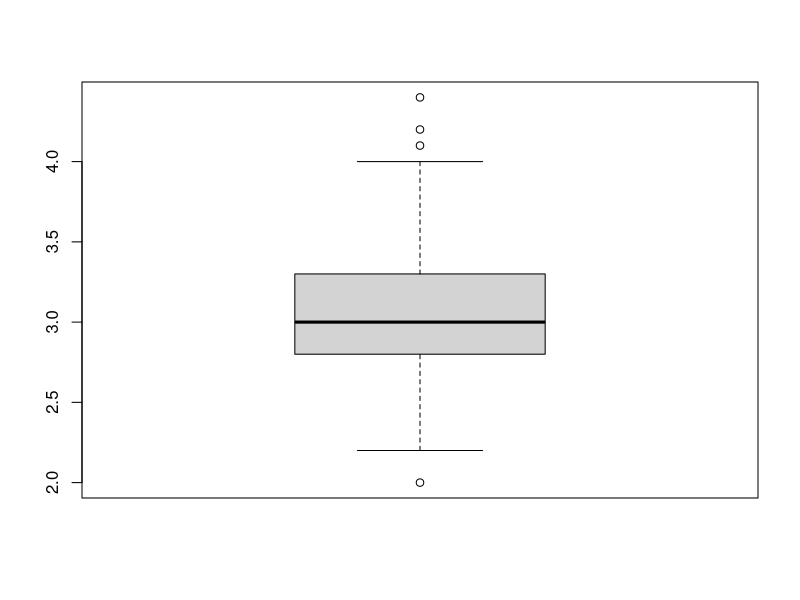
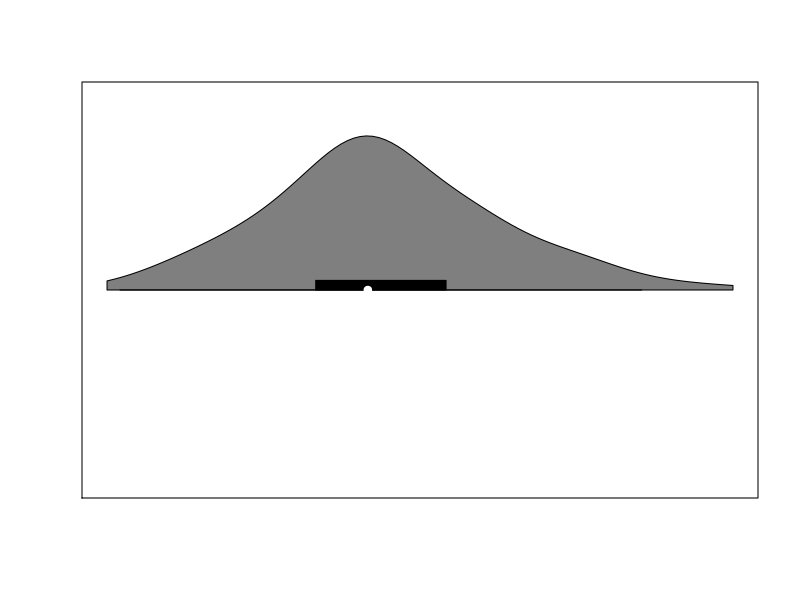
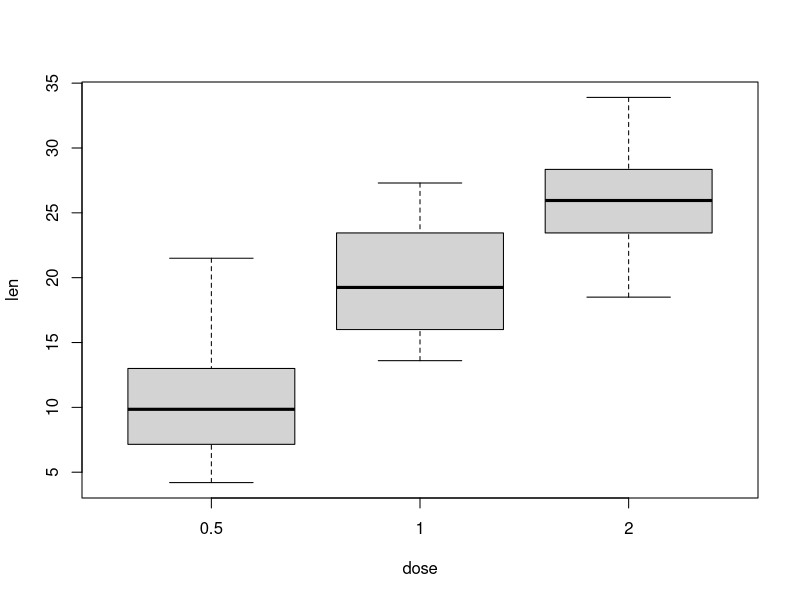
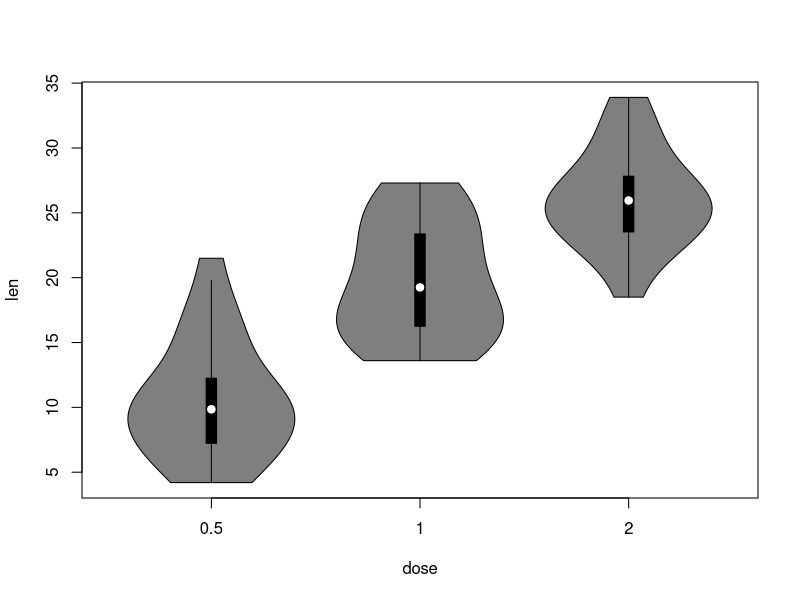

Recreate these plots in R, in order.
boxplot(iris$Sepal.Width)

#vioplot
library(vioplot)
vioplot(iris$Sepal.Width,
        horizontal = T,
        side = "right"
        )


?vioplot

boxplot(len ~ dose, data = ToothGrowth)
vioplot(len ~ dose, data = ToothGrowth)





#dplyr
library(dplyr)


#filter - wybór wierszy z data.frame
mtcars[mtcars$hp > 110, ]
filter(mtcars, hp > 110)
filter(mtcars, hp > 110, cyl == 4)

#select - wybiera kolumny
mtcars[, c("hp", "wt")]
select(mtcars, hp, wt)

#arrange
arrange(mtcars, hp)

#summarise
summarise(mtcars, M_hp = mean(hp))
summarise(mtcars, M_hp = mean(hp), SD_hp = sd(hp))

#mutate/transmute
mutate(mtcars, hp_per_tonne = hp / wt) #ramka plus nowe kolumny
transmute(mtcars, hp_per_tonne = hp / wt) #tylko nowe kolumny



#combo
mtcars %>%
  mutate(hp_per_tonne = hp / wt) %>%
  arrange(hp_per_tonne)


#split -> apply -> combine
mtcars %>%
  group_by(cyl, am) %>%
  summarise(M_hp = mean(hp),
            SD_hp = sd(hp),
            n = n()
            ) %>%
  arrange(desc(M_hp))




ToothGrowth %>%
  group_by(supp, dose) %>%
  summarise(M_len = mean(len),
            SD_len = sd(len),
            n = n()
            ) %>%
  arrange(desc(M_len))




library(tidyr)
data <- data.frame(participant = c(1,2,3,4,5),
                   gender = c("M","M","K","K","M"),
                   pre_coffe = c(3,4,3,5,4),
                   first_coffe = c(5,5,6,4,7),
                   second_coffe = c(7,5,7,6,8)
                   )
data
pivot_longer(data,
             cols = c("pre_coffe", "first_coffe", "second_coffe"),
             names_to = "measurement",
             values_to = "score"
             ) %>%
  group_by(measurement) %>%
  summarise(M = mean(score), SD = sd(score)) %>%
  arrange(M)



data_long <- pivot_longer(data,
             cols = c("pre_coffe", "first_coffe", "second_coffe"),
             names_to = "measurement",
             values_to = "score"
             )

data_long

pivot_wider(data_long,
            id_cols = c("participant", "gender"),
            names_from = "measurement",
            values_from = "score"
            )
